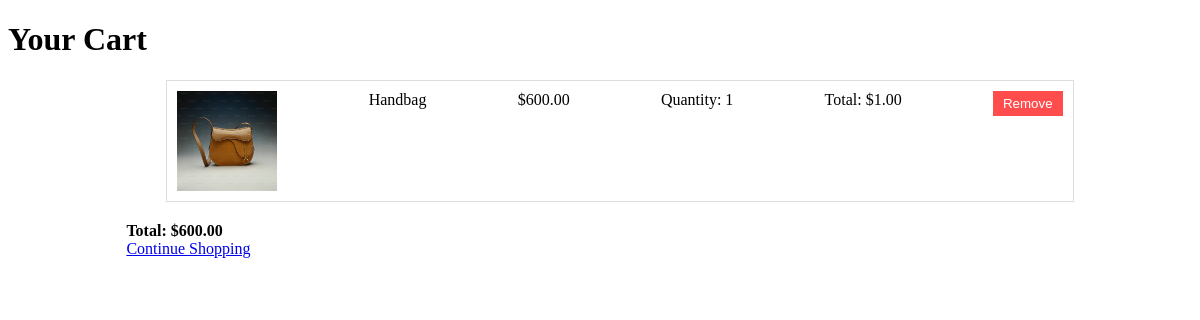
The app's page /cart/ (signed in) with its own data.
### shop/models.py (models this page shows, shortened)
class CartItem(models.Model):
    cart = models.ForeignKey(Cart, related_name='items', on_delete=models.CASCADE)
    product = models.ForeignKey(Product, on_delete=models.CASCADE)
    quantity = models.PositiveIntegerField(default=1)

class Product(models.Model):
    name = models.CharField(max_length=100)
    description = models.TextField()
    price = models.DecimalField(max_digits=10, decimal_places=2)
    image = models.ImageField(upload_to='products/')

### shop/views.py (the view)
# urls.py: path('cart/', views.view_cart, name='view_cart'),
@login_required
def view_cart(request):
    cart, created = Cart.objects.get_or_create(user=request.user)
    cart_items = cart.items.all()
    total_price = sum(item.quantity * item.product.price for item in cart_items)
    return render(request, 'shop/cart.html', {'cart': cart, 'total_price': total_price})

### templates/shop/cart.html (shortened to what this page needs)
<!DOCTYPE html>
<html>
<head>
</head>
<body>
    <h1>Your Cart</h1>
    <div class="cart-container">
        {% if cart.items.all %}
            <ul>
                {% for item in cart.items.all %}
                    <li class="cart-item">
                        <img src="{{ item.product.image.url }}" alt="{{ item.product.name }}" />
                        <span>{{ item.product.name }}</span>
                        <span>${{ item.product.price }}</span>
                        <span>Quantity: {{ item.quantity }}</span>
                        <span>Total: ${{ item.quantity|floatformat:2 }}</span>
                        <form action="{% url 'remove_from_cart' item.id %}" method="post" style="display: inline;">
                            <button type="submit" class="remove-button">Remove</button>
                        </form>
                    </li>
                {% endfor %}
            </ul>
            <div class="cart-total">
                Total: ${{ total_price|floatformat:2 }}
            </div>
        {% else %}
            <p>Your cart is empty.</p>
        {% endif %}
        <a href="{% url 'products' %}">Continue Shopping</a>
    </div>
</body>
</html>

### templates/shop/cart.html (style rules this page uses)
.cart-container { width: 80%; margin: 0 auto; }
.cart-item { display: flex; justify-content: space-between; margin-bottom: 10px; padding: 10px; border: 1px solid #ddd; }
.cart-item img { max-width: 100px; height: auto; }
.cart-total { font-weight: bold; margin-top: 20px; }
.remove-button { background-color: #ff4d4d; color: white; border: none; padding: 5px 10px; cursor: pointer; text-align: center; }

### records on screen
CartItem: product.image (picture), product.name "Handbag", product.price "600.00", quantity "1", quantity "1.00"

### other values on screen
{{ total_price|floatformat:2 }} "600.00"
